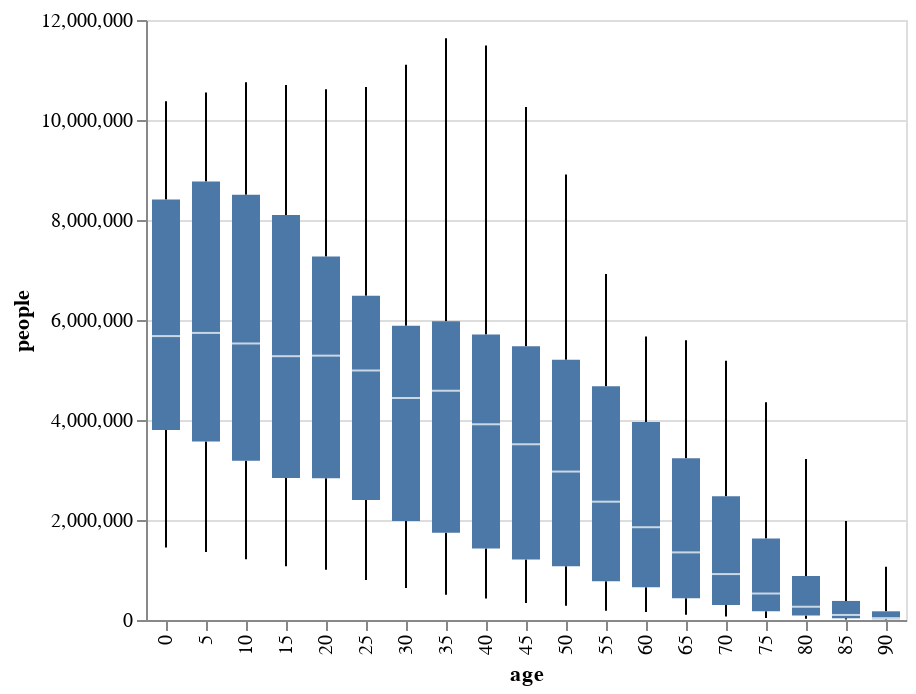

The code cell stored with this chart in its notebook:
### Code cell
alt.Chart(source).mark_boxplot(extent='min-max').encode(
    x='age:O',
    y='people:Q'
)

### Figure 1 — Vega-Lite specification as saved in the notebook (floating-point values rounded to 4 significant figures; data arrays with more than 128 entries replaced by an {"elided": "..."} marker saying what was removed)
{"config": {"view": {"continuousWidth": 300, "continuousHeight": 300}}, "data": {"name": "data-cad754cf4d5364ff5e4f53bc6cf9d388"}, "mark": {"type": "boxplot", "extent": "min-max"}, "encoding": {"x": {"field": "age", "type": "ordinal"}, "y": {"field": "people", "type": "quantitative"}}, "$schema": "https://vega.github.io/schema/vega-lite/v5.17.0.json", "datasets": {"data-cad754cf4d5364ff5e4f53bc6cf9d388": {"elided": "570 records"}}}
